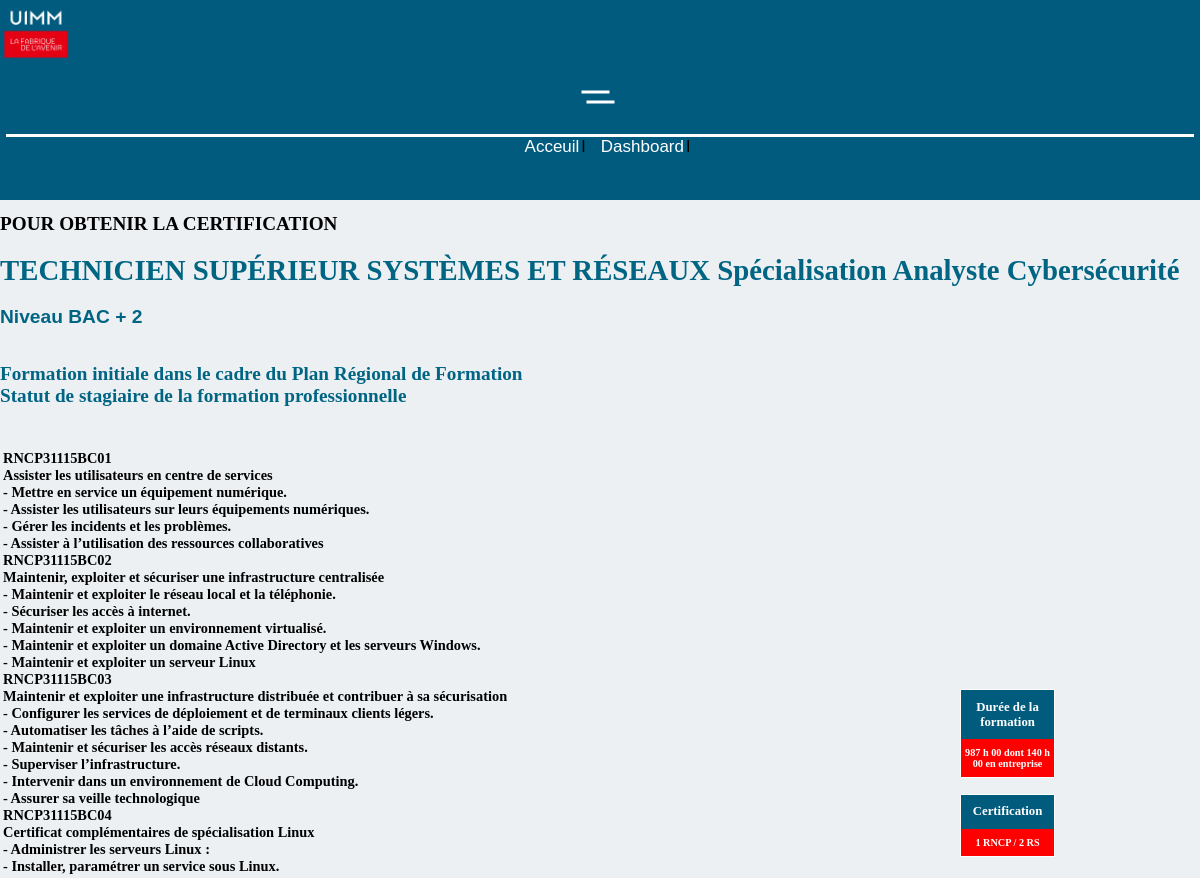
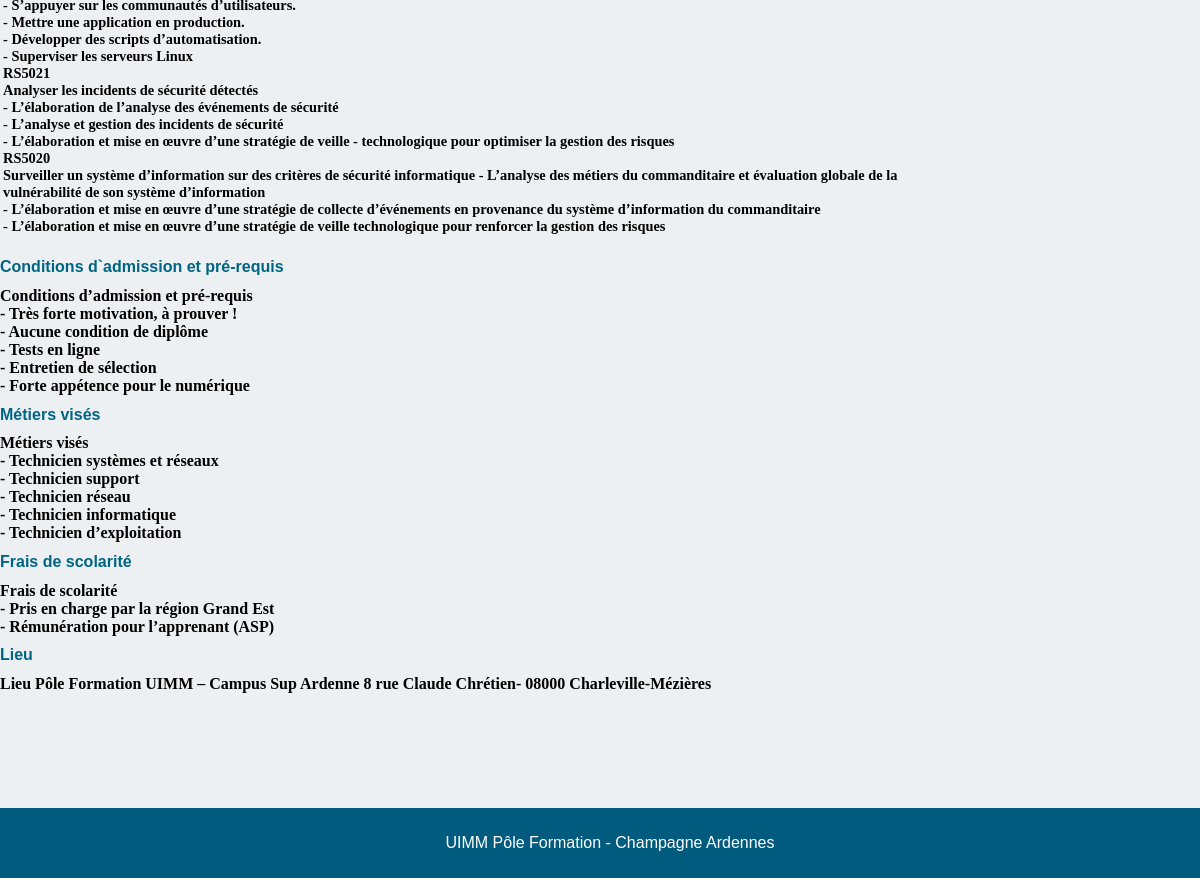
The page /page_formation?q=3 on the database its author committed (2 pictures, top to bottom).
### tables this page shows
CREATE TABLE IF NOT EXISTS `formation` (
  `id` int NOT NULL,
  `description` int DEFAULT NULL,
  `nom` varchar(255) NOT NULL,
  `niveau` int NOT NULL,
  `bac` int NOT NULL,
  `duree` varchar(250) NOT NULL,
  `alternance` tinyint(1) DEFAULT NULL,
  `formations_continue` tinyint(1) DEFAULT NULL,
  `certif` varchar(250) NOT NULL,
  `activite_type` varchar(4000) NOT NULL,
  `prerequis` varchar(1000) NOT NULL,
  `metiers` varchar(1000) NOT NULL,
  `frais` varchar(1000) NOT NULL,
  `lieu` varchar(1000) NOT NULL,
  PRIMARY KEY (`id`)
);

### assets/src/MyPDO.template.php (called while the page is built, shortened)
<?php
final class MyPDO
{
    private static ?PDO $PDOInstance = null;
    private static string $DSN = '';
    private static string $username = '';
    private static string $password = '';
    private static array $driverOptions = [
        PDO::ATTR_ERRMODE => PDO::ERRMODE_EXCEPTION,
        PDO::ATTR_DEFAULT_FETCH_MODE => PDO::FETCH_ASSOC,
    ];
    public static function getInstance(): PDO
    {
        if (is_null(self::$PDOInstance)) {
            self::$PDOInstance = new PDO(self::$DSN, self::$username, self::$password, self::$driverOptions);
        }
        return self::$PDOInstance;
    }
    public static function setConfiguration(
        string $dsn,
        string $username = '',
        string $password = '',
        array $driverOptions = []
    ): void {
        self::$DSN = $dsn;
        self::$username = $username;
        self::$password = $password;
        self::$driverOptions = $driverOptions + self::$driverOptions;
    }
    private static function hasConfiguration(): bool
    {
        return '' !== self::$DSN;
    }
}

### assets/src/Formation.php (called while the page is built, shortened)
<?php
class Formation
{
    private $activite_type;
    private $prerequis;
    private $metiers;
    private $frais;
    private function __construct(array $infos)
    {
        $this->activite_type = $infos["activite_type"];
        $this->prerequis = $infos["prerequis"];
        $this->metiers = $infos["metiers"];
        $this->frais = $infos["frais"];
    }
    public function getActiviteType()
    {
        return $this->activite_type;
    }
    public function getFrais()
    {
        return $this->frais;
    }
    public function getMetiers()
    {
        return $this->metiers;
    }
    public function getPrerequis()
    {
        return $this->prerequis;
    }
    public static function getFormationById(int $id):Formation
    {
        $stmt = MyPDO::getInstance()->prepare(<<<SQL
SELECT *
FROM Formation
where id = :id and description = 0
SQL
);
        $stmt->bindParam(':id',$id);
        $stmt->execute();
        return New Formation($stmt->fetch());
    }
}

### page_formation.php (the view, shortened to what this page needs)
<?php
$page = New WebPage("Acceuil");
$formation = Formation::getFormationById($_GET["q"]);
$acttype = $formation->getActiviteType();
$metiers = $formation->getMetiers();
$prerequis = $formation->getPrerequis();
$frais = $formation->getFrais();
$formationsContinue = $formation->getFormationsContinue();
$typeFormationText="";
$acttype = preg_replace("'\r\n'","<br>",$acttype);
$metiers = preg_replace("'\r\n'","<br>",$metiers);
$prerequis = preg_replace("'\r\n'","<br>",$prerequis);
$frais = preg_replace("'\r\n'","<br>",$frais);
$navbar = New Navbar();
$navbar->addButton("Acceuil","index.php");
$navbar->addButton("Dashboard","dashboard.php");
$page->appendContent($navbar);
$page->appendCssUrl("assets/css/navbar.css");
if ($formationsContinue==1){
 $typeFormationText=$typeFormationText."<br>Formation initiale dans le cadre du Plan Régional de Formation <br>  Statut de stagiaire de la formation professionnelle";
}
$page->appendCssUrl("assets/css/style.css");
$footer = New Footer();
$page->appendContent($footer);
$page->appendCssUrl("assets/css/footer.css");
echo $page->toHTML();

### assets/css/style.css (style rules this page uses)
* { font-family: 'Poppins', sans-serif; }
body { text-align: center; margin:0; min-height: 100vh; background-position: center center; background-size: 500% auto; background-attachment: fixed; background: #ecf0f3; }

### rows shown on the page
formation: activite_type "RNCP31115BC01 Assister les utilisateurs en centre de services - Mettre en service un équipement numérique. - Assister les utilisateurs sur leurs équipements numériques. - Gérer les incidents et les problèmes. - Assister à l’utilisation des ressources collaboratives RNCP31115BC02 Maintenir, exploiter et sécuriser une infrastructure centralisée - Maintenir et exploiter le réseau local et la téléphonie. - Sécuriser les accès à internet. - Maintenir et exploiter un environnement virtualisé. - Maintenir et exploiter un domaine Active Directory et les serveurs Windows. - Maintenir et exploiter un serveur Linux RNCP31115BC03 Maintenir et exploiter une infrastructure distribuée et contribuer à sa…", prerequis "Conditions d’admission et pré-requis - Très forte motivation, à prouver ! - Aucune condition de diplôme - Tests en ligne - Entretien de sélection - Forte appétence pour le numérique", metiers "Métiers visés - Technicien systèmes et réseaux - Technicien support - Technicien réseau - Technicien informatique - Technicien d’exploitation", frais "Frais de scolarité - Pris en charge par la région Grand Est - Rémunération pour l’apprenant (ASP)"

### other values the page prints
$name "Acceuil Dashboard"
